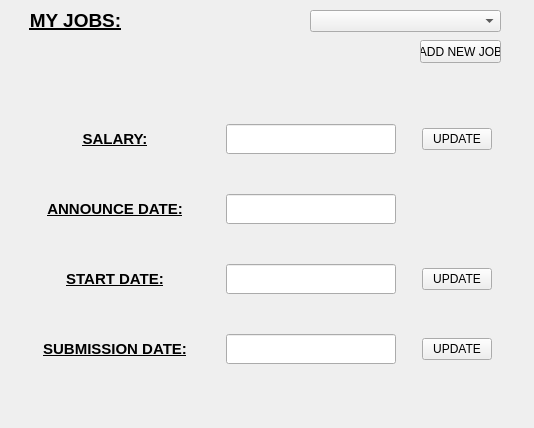
<?xml version="1.0" encoding="UTF-8"?>
<ui version="4.0">
 <class>MyJobs</class>
 <widget class="QWidget" name="MyJobs">
  <property name="geometry">
   <rect>
    <x>0</x>
    <y>0</y>
    <width>534</width>
    <height>428</height>
   </rect>
  </property>
  <property name="windowTitle">
   <string>Form</string>
  </property>
  <widget class="QLabel" name="label">
   <property name="geometry">
    <rect>
     <x>20</x>
     <y>0</y>
     <width>111</width>
     <height>41</height>
    </rect>
   </property>
   <property name="font">
    <font>
     <pointsize>14</pointsize>
     <weight>75</weight>
     <bold>true</bold>
     <underline>true</underline>
    </font>
   </property>
   <property name="text">
    <string>MY JOBS:</string>
   </property>
   <property name="alignment">
    <set>Qt::AlignCenter</set>
   </property>
  </widget>
  <widget class="QComboBox" name="comboBox_myjobs">
   <property name="geometry">
    <rect>
     <x>310</x>
     <y>10</y>
     <width>191</width>
     <height>22</height>
    </rect>
   </property>
   <property name="font">
    <font>
     <pointsize>10</pointsize>
    </font>
   </property>
  </widget>
  <widget class="QPushButton" name="pushButton_add">
   <property name="geometry">
    <rect>
     <x>420</x>
     <y>40</y>
     <width>81</width>
     <height>23</height>
    </rect>
   </property>
   <property name="text">
    <string>ADD NEW JOB</string>
   </property>
  </widget>
  <widget class="QWidget" name="verticalLayoutWidget_3">
   <property name="geometry">
    <rect>
     <x>10</x>
     <y>90</y>
     <width>505</width>
     <height>308</height>
    </rect>
   </property>
   <layout class="QVBoxLayout" name="verticalLayout_3">
    <item>
     <layout class="QHBoxLayout" name="horizontalLayout">
      <item>
       <widget class="QLabel" name="label_salary">
        <property name="sizePolicy">
         <sizepolicy hsizetype="Fixed" vsizetype="Fixed">
          <horstretch>0</horstretch>
          <verstretch>0</verstretch>
         </sizepolicy>
        </property>
        <property name="minimumSize">
         <size>
          <width>170</width>
          <height>0</height>
         </size>
        </property>
        <property name="font">
         <font>
          <pointsize>11</pointsize>
          <weight>75</weight>
          <bold>true</bold>
          <underline>true</underline>
         </font>
        </property>
        <property name="text">
         <string>SALARY:</string>
        </property>
        <property name="alignment">
         <set>Qt::AlignCenter</set>
        </property>
       </widget>
      </item>
      <item>
       <widget class="QLineEdit" name="lineEdit_salary">
        <property name="sizePolicy">
         <sizepolicy hsizetype="Fixed" vsizetype="Fixed">
          <horstretch>0</horstretch>
          <verstretch>0</verstretch>
         </sizepolicy>
        </property>
        <property name="minimumSize">
         <size>
          <width>170</width>
          <height>30</height>
         </size>
        </property>
        <property name="font">
         <font>
          <pointsize>10</pointsize>
         </font>
        </property>
        <property name="alignment">
         <set>Qt::AlignCenter</set>
        </property>
        <property name="readOnly">
         <bool>true</bool>
        </property>
       </widget>
      </item>
      <item>
       <widget class="QPushButton" name="pushButton_salary">
        <property name="sizePolicy">
         <sizepolicy hsizetype="Fixed" vsizetype="Fixed">
          <horstretch>0</horstretch>
          <verstretch>0</verstretch>
         </sizepolicy>
        </property>
        <property name="maximumSize">
         <size>
          <width>70</width>
          <height>16777215</height>
         </size>
        </property>
        <property name="text">
         <string>UPDATE</string>
        </property>
       </widget>
      </item>
     </layout>
    </item>
    <item>
     <layout class="QHBoxLayout" name="horizontalLayout_2">
      <item>
       <widget class="QLabel" name="label_anDate">
        <property name="sizePolicy">
         <sizepolicy hsizetype="Fixed" vsizetype="Fixed">
          <horstretch>0</horstretch>
          <verstretch>0</verstretch>
         </sizepolicy>
        </property>
        <property name="minimumSize">
         <size>
          <width>170</width>
          <height>0</height>
         </size>
        </property>
        <property name="font">
         <font>
          <pointsize>11</pointsize>
          <weight>75</weight>
          <bold>true</bold>
          <underline>true</underline>
         </font>
        </property>
        <property name="text">
         <string>ANNOUNCE DATE:</string>
        </property>
        <property name="alignment">
         <set>Qt::AlignCenter</set>
        </property>
       </widget>
      </item>
      <item>
       <widget class="QLineEdit" name="lineEdit_anDate">
        <property name="sizePolicy">
         <sizepolicy hsizetype="Fixed" vsizetype="Fixed">
          <horstretch>0</horstretch>
          <verstretch>0</verstretch>
         </sizepolicy>
        </property>
        <property name="minimumSize">
         <size>
          <width>170</width>
          <height>30</height>
         </size>
        </property>
        <property name="font">
         <font>
          <pointsize>10</pointsize>
         </font>
        </property>
        <property name="alignment">
         <set>Qt::AlignCenter</set>
        </property>
        <property name="readOnly">
         <bool>true</bool>
        </property>
       </widget>
      </item>
      <item>
       <widget class="QPushButton" name="invisible_button">
        <property name="sizePolicy">
         <sizepolicy hsizetype="Fixed" vsizetype="Fixed">
          <horstretch>0</horstretch>
          <verstretch>0</verstretch>
         </sizepolicy>
        </property>
        <property name="maximumSize">
         <size>
          <width>70</width>
          <height>16777215</height>
         </size>
        </property>
        <property name="styleSheet">
         <string notr="true">border: 0px;
background: transparent;</string>
        </property>
        <property name="text">
         <string/>
        </property>
       </widget>
      </item>
     </layout>
    </item>
    <item>
     <layout class="QHBoxLayout" name="horizontalLayout_3">
      <item>
       <widget class="QLabel" name="label_startDate">
        <property name="sizePolicy">
         <sizepolicy hsizetype="Fixed" vsizetype="Fixed">
          <horstretch>0</horstretch>
          <verstretch>0</verstretch>
         </sizepolicy>
        </property>
        <property name="minimumSize">
         <size>
          <width>170</width>
          <height>0</height>
         </size>
        </property>
        <property name="font">
         <font>
          <pointsize>11</pointsize>
          <weight>75</weight>
          <bold>true</bold>
          <underline>true</underline>
         </font>
        </property>
        <property name="text">
         <string>START DATE:</string>
        </property>
        <property name="alignment">
         <set>Qt::AlignCenter</set>
        </property>
       </widget>
      </item>
      <item>
       <widget class="QLineEdit" name="lineEdit_startDate">
        <property name="sizePolicy">
         <sizepolicy hsizetype="Fixed" vsizetype="Fixed">
          <horstretch>0</horstretch>
          <verstretch>0</verstretch>
         </sizepolicy>
        </property>
        <property name="minimumSize">
         <size>
          <width>170</width>
          <height>30</height>
         </size>
        </property>
        <property name="font">
         <font>
          <pointsize>10</pointsize>
         </font>
        </property>
        <property name="alignment">
         <set>Qt::AlignCenter</set>
        </property>
        <property name="readOnly">
         <bool>true</bool>
        </property>
       </widget>
      </item>
      <item>
       <widget class="QPushButton" name="pushButton_startDate">
        <property name="sizePolicy">
         <sizepolicy hsizetype="Fixed" vsizetype="Fixed">
          <horstretch>0</horstretch>
          <verstretch>0</verstretch>
         </sizepolicy>
        </property>
        <property name="maximumSize">
         <size>
          <width>70</width>
          <height>16777215</height>
         </size>
        </property>
        <property name="text">
         <string>UPDATE</string>
        </property>
       </widget>
      </item>
     </layout>
    </item>
    <item>
     <layout class="QHBoxLayout" name="horizontalLayout_4">
      <item>
       <widget class="QLabel" name="label_subDate">
        <property name="sizePolicy">
         <sizepolicy hsizetype="Fixed" vsizetype="Fixed">
          <horstretch>0</horstretch>
          <verstretch>0</verstretch>
         </sizepolicy>
        </property>
        <property name="minimumSize">
         <size>
          <width>170</width>
          <height>0</height>
         </size>
        </property>
        <property name="font">
         <font>
          <pointsize>11</pointsize>
          <weight>75</weight>
          <bold>true</bold>
          <underline>true</underline>
         </font>
        </property>
        <property name="text">
         <string>SUBMISSION DATE:</string>
        </property>
        <property name="alignment">
         <set>Qt::AlignCenter</set>
        </property>
       </widget>
      </item>
      <item>
       <widget class="QLineEdit" name="lineEdit_subDate">
        <property name="sizePolicy">
         <sizepolicy hsizetype="Fixed" vsizetype="Fixed">
          <horstretch>0</horstretch>
          <verstretch>0</verstretch>
         </sizepolicy>
        </property>
        <property name="minimumSize">
         <size>
          <width>170</width>
          <height>30</height>
         </size>
        </property>
        <property name="font">
         <font>
          <pointsize>10</pointsize>
         </font>
        </property>
        <property name="alignment">
         <set>Qt::AlignCenter</set>
        </property>
        <property name="readOnly">
         <bool>true</bool>
        </property>
       </widget>
      </item>
      <item>
       <widget class="QPushButton" name="pushButton_subDate">
        <property name="sizePolicy">
         <sizepolicy hsizetype="Fixed" vsizetype="Fixed">
          <horstretch>0</horstretch>
          <verstretch>0</verstretch>
         </sizepolicy>
        </property>
        <property name="maximumSize">
         <size>
          <width>70</width>
          <height>16777215</height>
         </size>
        </property>
        <property name="text">
         <string>UPDATE</string>
        </property>
       </widget>
      </item>
     </layout>
    </item>
   </layout>
  </widget>
 </widget>
 <resources/>
 <connections/>
</ui>
